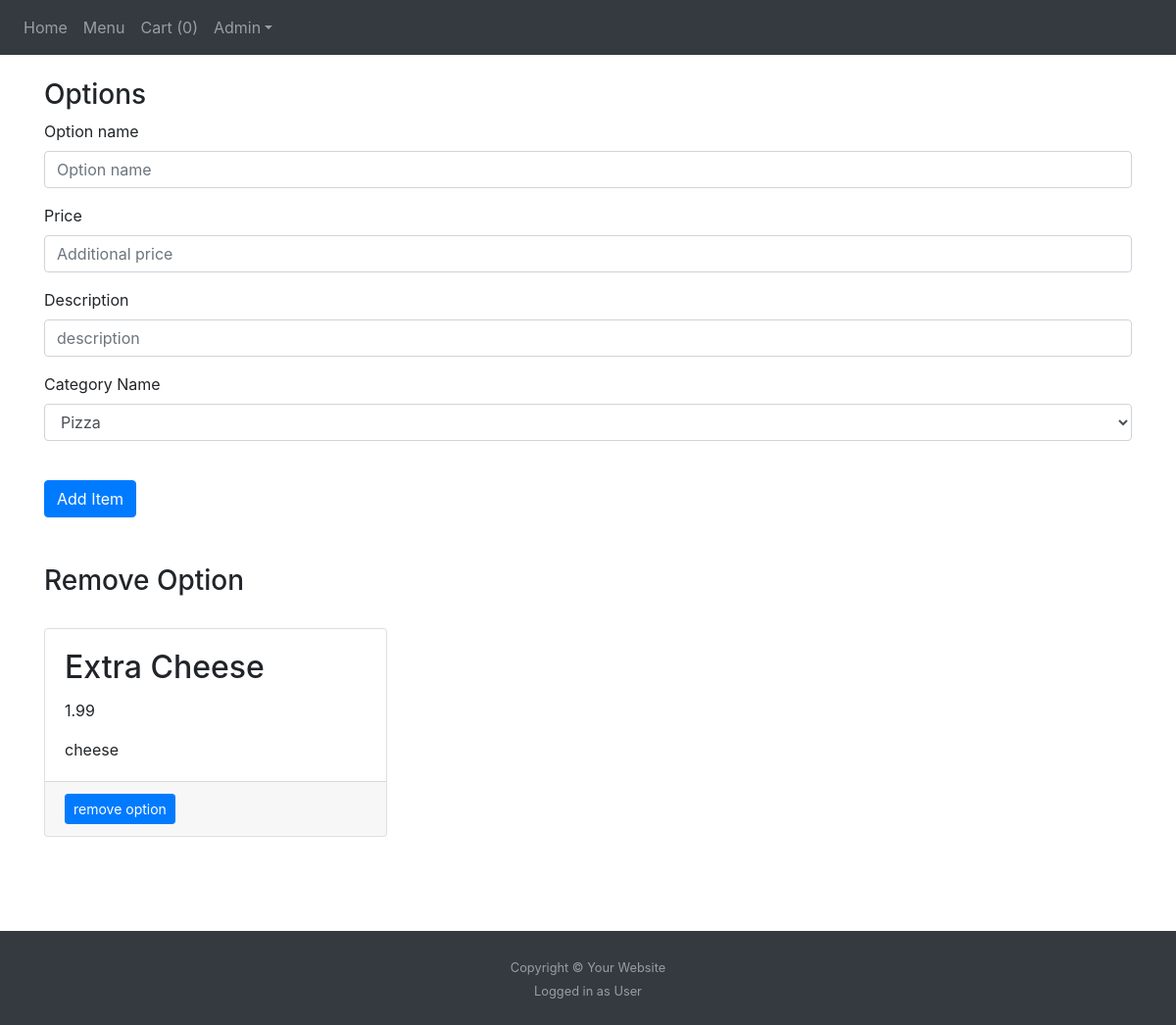
Page /addoptions (signed in) on the committed database.
### website/models.py (models this page shows)
class Option(db.Model):
    id = db.Column(db.Integer, primary_key=True)
    name = db.Column(db.String(150))
    price = db.Column(db.Integer)
    description = db.Column(db.String(500))
    category = db.Column(db.Integer)

### website/admin.py (the view)
@admin.route('/addoptions', methods=['POST', 'GET'])
def addoptions():
    if request.method == 'POST':
        name = request.form.get('name')
        price = request.form.get('price')
        description = request.form.get('description')
        category = request.form.get('category')
        new_option = Option(name=name, price=price, description=description, category=category)
        db.session.add(new_option)
        db.session.commit()
        flash('Option added!', category='success')
        return redirect(url_for('admin.addoptions'))
    else:
        rows = Cart.query.filter(Cart.id).count()
        return render_template('itemoption.html', user=current_user, rows=rows, options=get_options())

### website/menu.py (called while the page is built)
def get_options():
    ids = [id[0] for id in Option.query.with_entities(Option.id).all()]
    all_options = []
    for id in ids:
        option = Option.query.filter_by(id=id).first()
        grabber = {'id':0, 'name':'', 'price':0, 'description': '', 'category': 0}
        grabber['id'] = option.id
        grabber['name'] = option.name
        grabber['price'] = option.price
        grabber['description'] = option.description
        grabber['category'] = option.category
        all_options.append(grabber)
    return all_options

### website/templates/itemoption.html (shortened to what this page needs)
{% extends "base.html" %} {% block title %}Cart{% endblock %}
{% block cart %}{{rows}}{% endblock %}
{% block content%}
<form method="POST" enctype="multipart/form-data">
    <br/>
    <h3>Options</h3>
    <div class="form-group">
      <label for="name">Option name</label>
      <input
        type="name"
        class="form-control"
        id="name"
        name="name"
        placeholder="Option name"
      />
    </div>
    <div class="form-group">
      <label for="price">Price</label>
      <input
        type="price"
        class="form-control"
        id="price"
        name="price"
        placeholder="Additional price"
      />
    </div>
    <div class="form-group">
      <label for="description">Description</label>
      <input
        type="description"
        class="form-control"
        id="description"
        name="description"
        placeholder="description"
      />
    </div>
    <div class="form-group">
      <label for="category">Category Name</label>
      <select name="category" class="form-control" id="category">
        <option value="1">Pizza</option>
      </select>
    </div>
    <br/><button type="submit" class="btn btn-primary">Add Item</button>
</form>
<br/><br/>
<h3>Remove Option</h3>
<br/>
<div class="row gx-4 gx-lg-5">
  {% for i in options %}
  <div class="col-md-4 mb-5">
      <div class="card h-100">
          <div class="card-body">
              <h2 class="card-title">{{i.name}}</h2>
              <p class="card-text">{{i.price}} </p>
              <p class="card-text">{{i.description}}</p>
          </div>
          <div class="card-footer"><a class="btn btn-primary btn-sm" href="{{ url_for ('admin.remove_option', id=i.id) }}">remove option</a></div>
      </div>
  </div>
  {% endfor %}
</div>
<br/><br/>
{% endblock %}

### website/static/base.css (style rules this page uses)
html, body { height: 100%; }

### rows in the picture
Option: name "Extra Cheese", price "1.99", description "cheese"

### other values in the picture
{{ rows }} "0"
{{ user.__class__.__name__ }} "User"
